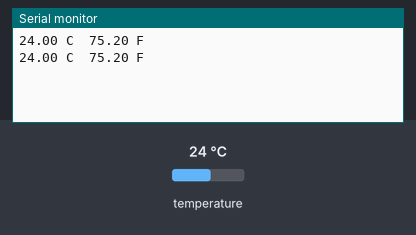
A sketch run on a simulated Arduino Uno, built with avr-gcc and run on an emulated ATmega328P. Shown: the last lines printed to the serial monitor. Inputs (shaded band) come from the test bench; at power-on: temperature 24 °C.

Above: at 3.3 s.
3.4 s: temperature set to 12 °C
At 5.5 s:
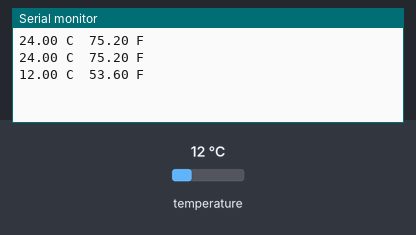
5.9 s: temperature set to 19 °C
At 7.0 s:
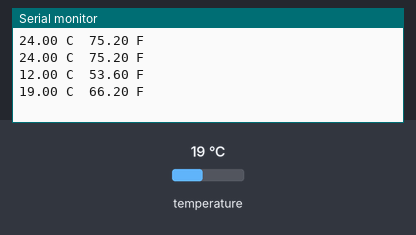
Timing chart, 0 to 8.9 s (numbered marks = the images above; inputs shaded):
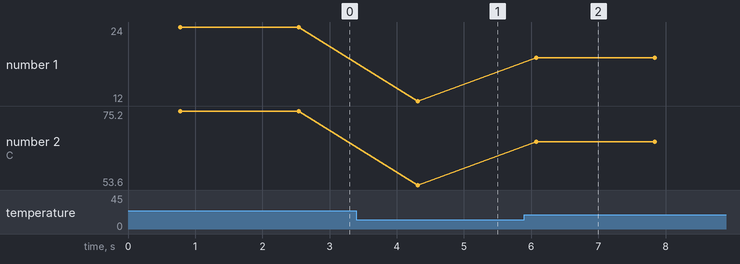

Measured:
- after the input at 3.4 s, the serial monitor: prints a new line after 0.91 s (image 1)
- after the input at 5.9 s, the serial monitor: prints a new line after 0.17 s (image 2)
- plotted number 1: 24 → 12 after the input at 3.4 s, 12 → 19 after the input at 5.9 s
- plotted number 2: 75.2 → 53.6 after the input at 3.4 s, 53.6 → 66.2 after the input at 5.9 s

The sketch:

Temperature.ino
```cpp
#include <OneWire.h>
#include <DallasTemperature.h>

// Sensor on digital pin 8
#define TEMP_SENSOR 8

OneWire oneWire(TEMP_SENSOR);

DallasTemperature sensors(&oneWire);

float Celsius = 0;
float Fahrenheit = 0;

void setup() {
  sensors.begin();
  Serial.begin(9600);
}

void loop() {
  sensors.requestTemperatures();

  Celsius = sensors.getTempCByIndex(0);
  Fahrenheit = sensors.toFahrenheit(Celsius);

  Serial.print(Celsius);
  Serial.print(" C  ");
  Serial.print(Fahrenheit);
  Serial.println(" F");

  delay(1000);
}
```
